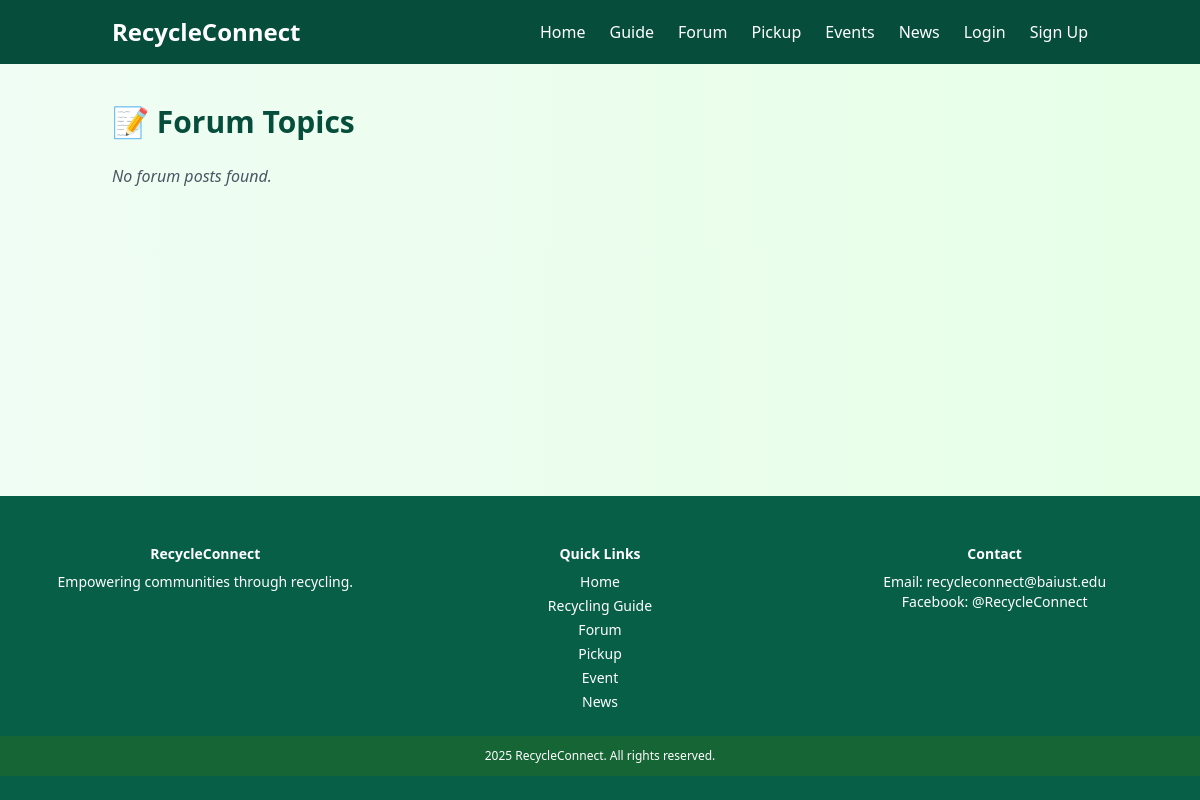
Before: /forum/ with the older database file.
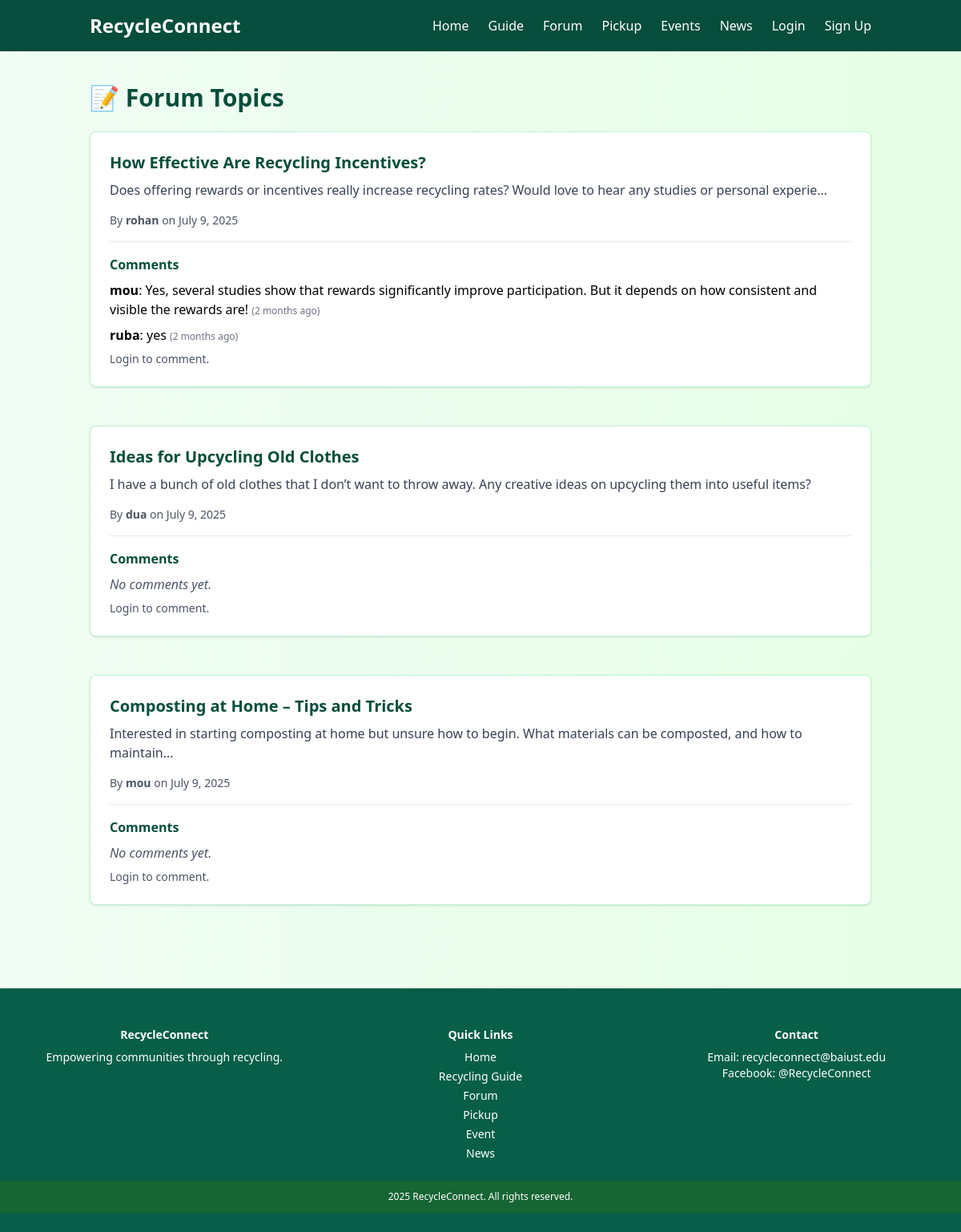
After: the same page with the newer database file.
### recycle_connect/models.py (models this page shows, shortened)
class ForumPost(models.Model):
    user = models.ForeignKey(User, on_delete=models.CASCADE)
    title = models.CharField(max_length=255)
    description = models.TextField()
    created_at = models.DateTimeField(auto_now_add=True)
    is_approved = models.BooleanField(default=False)

class Comment(models.Model):
    post = models.ForeignKey(ForumPost, on_delete=models.CASCADE, related_name='comments')
    user = models.ForeignKey(User, on_delete=models.CASCADE)
    content = models.TextField()
    created_at = models.DateTimeField(auto_now_add=True)

### recycle_connect/views.py (the view)
# urls.py: path('forum/', views.forum, name='forum'),
def forum(request):
    posts = ForumPost.objects.filter(is_approved=True).order_by('-created_at')
    return render(request, 'forum.html', {'posts': posts})

### template/forum.html (shortened to what this page needs)
{% load static %}
<!DOCTYPE html>
<html lang="en">
<head>
  <script src="https://cdn.tailwindcss.com"></script>
</head>
<body class="min-h-screen flex flex-col">
  <header class="bg-forest-green text-white">
    <div class="container mx-auto px-6 py-4 flex justify-between items-center">
      <h1 class="text-2xl font-bold">RecycleConnect</h1>
      <nav class="space-x-6 hidden md:flex">
        <a href="{% url 'home' %}" class="hover:text-green-200">Home</a>
        <a href="{% url 'recycling_guide' %}" class="hover:text-green-200">Guide</a>
        <a href="{% url 'forum' %}" class="hover:text-green-200">Forum</a>
        <a href="{% url 'pickup' %}" class="hover:text-green-200">Pickup</a>
        <a href="{% url 'event' %}" class="hover:text-green-200">Events</a>
        <a href="{% url 'news' %}" class="hover:text-green-200">News</a>
        {% if user.is_authenticated %}
          <a href="{% url 'user_profile' %}" class="hover:underline">Profile</a>
          <form action="{% url 'logout' %}" method="POST" class="inline">
            {% csrf_token %}
            <button type="submit" class="hover:underline">Logout</button>
          </form>
        {% else %}
          <a href="{% url 'login' %}" class="hover:underline">Login</a>
          <a href="{% url 'signup' %}" class="hover:underline">Sign Up</a>
        {% endif %}
      </nav>
    </div>
  </header>
  <main class="container mx-auto flex-grow px-6 py-10">
    <h2 class="text-3xl font-bold text-forest-green mb-6">📝 Forum Topics</h2>
    {% if posts %}
      <div class="grid gap-6">
        {% for post in posts %}
          {% if post.is_approved %}
          <div class="bg-white p-6 rounded-lg shadow border border-green-200 mb-6">
            <h3 class="text-xl font-bold text-forest-green mb-2">{{ post.title }}</h3>
            <p class="text-gray-700 mb-4">{{ post.description|truncatechars:120 }}</p>
            <p class="text-sm text-gray-600 mb-2">
              By <strong>{{ post.user.username }}</strong> on {{ post.created_at|date:"F j, Y" }}
            </p>
            <div class="border-t pt-4 mt-4">
              <h4 class="font-semibold text-forest-green mb-2">Comments</h4>
              <div id="comments-{{ post.id }}">
                {% for comment in post.comments.all %}
                  <div class="mb-2">
                    <strong>{{ comment.user.username }}</strong>: {{ comment.content }}
                    <small class="text-gray-500 text-xs">({{ comment.created_at|timesince }} ago)</small>
                  </div>
                {% empty %}
                  <p class="text-gray-600 italic">No comments yet.</p>
                {% endfor %}
              </div>
              {% if user.is_authenticated %}
              <form class="comment-form mt-2 flex gap-2" data-post-id="{{ post.id }}">
                {% csrf_token %}
                <input type="text" name="content" placeholder="Write a comment..." required
                       class="flex-grow border border-gray-300 rounded px-3 py-1 comment-input" />
                <button type="submit" class="bg-forest-green text-white px-4 rounded">Comment</button>
              </form>
              {% else %}
              <p class="text-sm text-gray-600 mt-2">Login to comment.</p>
              {% endif %}
            </div>
          </div>
          {% endif %}
        {% endfor %}
      </div>
    {% else %}
      <p class="text-gray-600 italic">No forum posts found.</p>
    {% endif %}
  </main>
  <footer class="bg-[var(--dark-green)] text-white text-center py-6 mt-10">
    <div class="max-w-7xl mx-auto py-6 px-4 grid grid-cols-1 sm:grid-cols-2 md:grid-cols-3 gap-4 text-sm">
      <div>
        <h2 class="font-bold mb-2">RecycleConnect</h2>
        <p>Empowering communities through recycling.</p>
      </div>
      <div>
        <h2 class="font-bold mb-2">Quick Links</h2>
        <ul class="space-y-1">
          <li><a href="{% url 'home' %}" class="hover:underline">Home</a></li>
          <li><a href="{% url 'recycling_guide' %}" class="hover:underline">Recycling Guide</a></li>
          <li><a href="{% url 'forum' %}" class="hover:underline">Forum</a></li>
          <li><a href="{% url 'pickup' %}" class="hover:underline">Pickup</a></li>
          <li><a href="{% url 'event' %}" class="hover:underline">Event</a></li>
          <li><a href="{% url 'news' %}" class="hover:underline">News</a></li>
        </ul>
      </div>
      <div>
        <h2 class="font-bold mb-2">Contact</h2>
        <p>Email: recycleconnect@baiust.edu</p>
        <p>Facebook: @RecycleConnect</p>
      </div>
    </div>
    <div class="text-center bg-green-800 text-xs py-3">{% now "Y" %} RecycleConnect. All rights reserved.</div>
  </footer>
</body>
</html>

### template/forum.html (style rules this page uses)
:root { --light-green: #a7f3d0; --dark-green: #065f46; --forest-green: #064e3b; --background-gradient-start: #f0fdf4; --background-gradient-end: #e6ffe6; }
body { background: linear-gradient(to right, var(--background-gradient-start), var(--background-gradient-end)); }
.text-forest-green { color: var(--forest-green); }
.bg-forest-green { background-color: var(--forest-green); }

Changed rows visible on the page:
added ForumPost: title "How Effective Are Recycling Incentives?", description "Does offering rewards or incentives really increase recycling rates? Would love to hear any studies or personal experie…", user.username "rohan", created_at "July 9, 2025"
added Comment: user.username "mou", content "Yes, several studies show that rewards significantly improve participation. But it depends on how consistent and visible the rewards are!", created_at "2 months"
added Comment: user.username "ruba", content "yes", created_at "2 months"
added ForumPost: title "Ideas for Upcycling Old Clothes", description "I have a bunch of old clothes that I don’t want to throw away. Any creative ideas on upcycling them into useful items?", user.username "dua", created_at "July 9, 2025"
added ForumPost: title "Composting at Home – Tips and Tricks", description "Interested in starting composting at home but unsure how to begin. What materials can be composted, and how to maintain…", user.username "mou", created_at "July 9, 2025"
Other visible differences:
text no longer shown: "No forum posts found."
